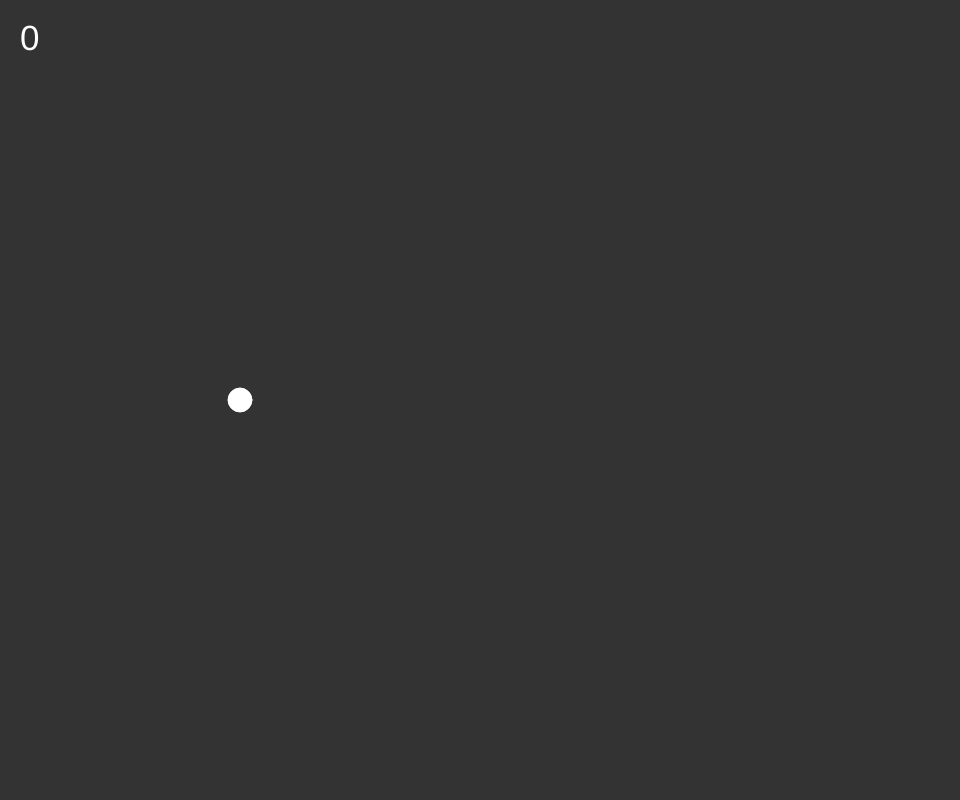
Frame 1 (no input)
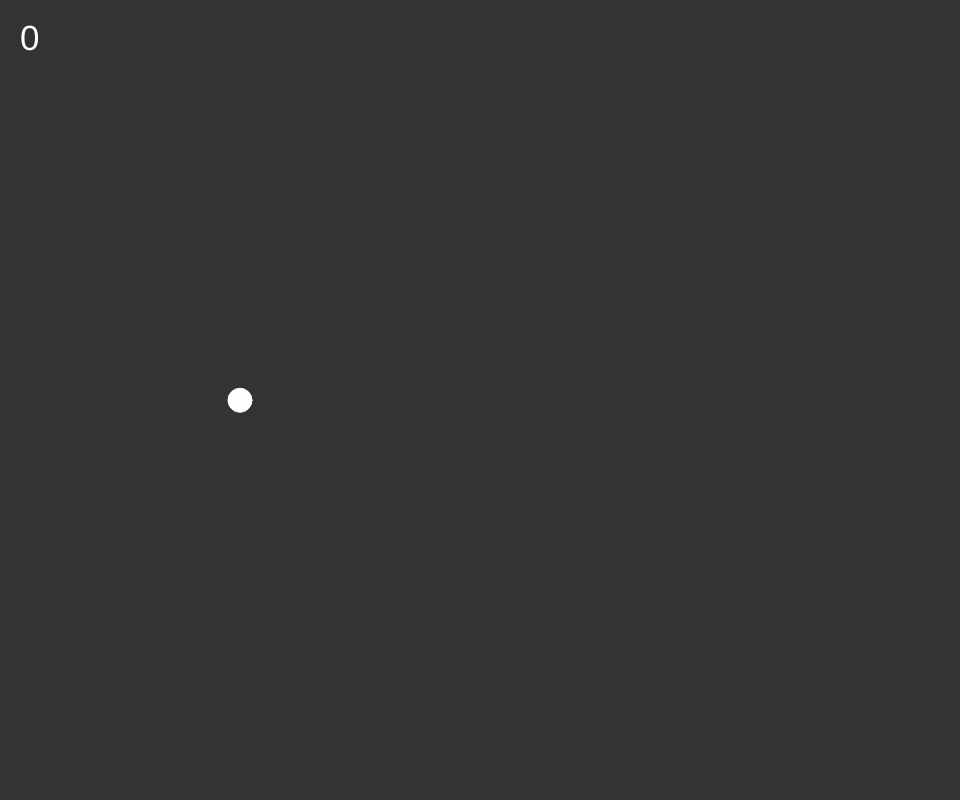
Frame 2 (the mouse pressed at the canvas centre, redrawn once)

The p5.js sketch that drew these frames (run headless with seeded random() and noise() and a simulated clock; the mouse was pressed at the canvas centre and the sketch redrawn once):

// p5.js sketch
// ── sketch.js
let bird;
let pipes = [];

let counter = 0;
let score = 0;

function setup() {
  createCanvas(windowWidth*0.8, windowHeight*0.8);
  bird = new Bird();
}

function draw() {
  background(51);

  for (let i = pipes.length - 1; i >= 0; i--) {
    pipes[i].show();
    pipes[i].update();

    if (pipes[i].x < -this.w * 2) pipes.splice(i, 1);

    if(bird.x >= pipes[i].x-pipes[i].speed/2 && bird.x <= pipes[i].x+pipes[i].speed/2) score++;

    if (pipes[i].hits(bird)) {
      hit();
      break;
    }

  }

  bird.show();
  bird.update();

  if (counter % 120 == 0) {
    pipes.push(new Pipe());
  }
  counter++;

  stroke(51);
  textSize(35);
  text(score,20,50 );

  noLoop();
}

function hit() {
  console.log("Hit.");
  counter = 0;
  bird = new Bird();
  pipes = [];
  score = 0;
}

function keyPressed() {
  if (key == ' ') {
    bird.jump();
  }
}

// ── Bird.js
class Bird {

  constructor() {
    this.y = height / 2;
    this.x = width / 4;
    this.r = 12;

    this.gravity = 0.25;
    this.velocity = 0;
    this.lift = -6;
  }

  show() {
    fill(255);
    stroke(255);
    ellipse(this.x, this.y, this.r * 2, this.r * 2);
  }

  update() {
    this.velocity += this.gravity;
    this.y += this.velocity;
    if (this.y + this.r > height) {
      // this.y = height - this.r;
      // this.velocity = 0;
      hit();
    }
    if( this.y - this.r < 0){
      this.y = this.r;
      this.velocity = 0;
    }
  }

  jump() {
    if (this.velocity >= 0)
      this.velocity = this.lift;
    // print("Jump!");
  }
}

// ── Pipe.js
class Pipe {
  constructor(prevTop) {
    this.w = 40;
    this.x = width;
    this.speed = 2.3;
    this.space = 175;
    this.top = random(30, height - this.space - 30);
    this.bottom = this.top + this.space;
  }

  show() {
    fill(255);
    noStroke();
    rect(this.x, 0, this.w, this.top);
    rect(this.x, this.bottom, this.w, height - this.bottom);
  }

  update() {
    this.x -= this.speed;
  }

  hits(bird) {
    if (this.hitX(bird) && this.hitY(bird)) return true;
  }

  hitX(bird) {
    if (bird.x + bird.r > this.x && bird.x - bird.r < this.x + this.w) return true;
    else return false;
  }
  hitY(bird) {
    if (bird.y - bird.r < this.top || bird.y + bird.r > this.bottom) return true;
    else return false;
  }
}
